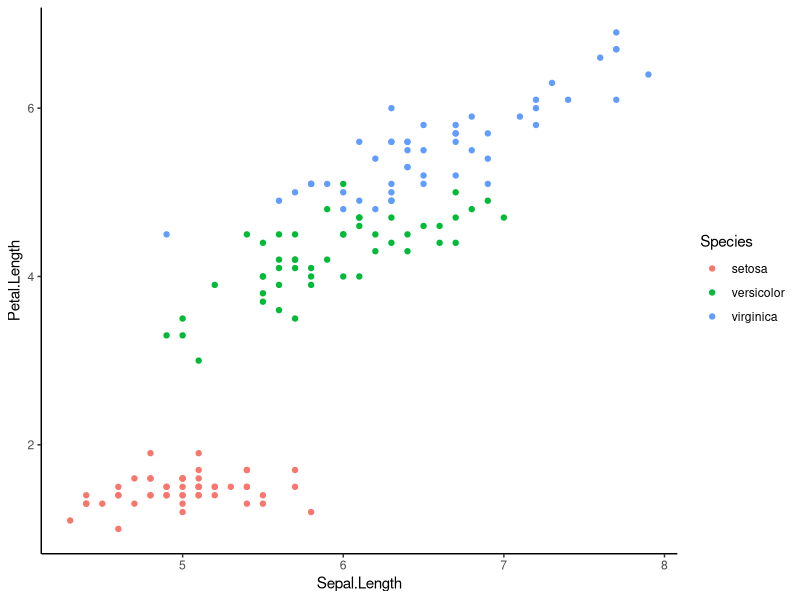

This figure's R source:
###################################################################
# いじっておぼえるR
# 7th. April. 2021
# Yuzuru Utsunomiya, Ph. D.
#
# よく使うキーバインド
# Ctrl+Enter:選択部分を実行
# Ctrl+s:上書き保存
# Ctrl+Shift+c:選択部分をコメントアウト
# 
# くわしいことはHelp -> Cheetsheetsからチートシートをダウンロード

# tidyverseパッケージをインストール
# 1回インストールするだけでよい。起動するたびにしなくてもよい
# インストールさえしてしまえばコメントアウトしてもよい。
# install.packages("tidyverse")

# tidyverseパッケージを読み込む
# 起動するたびにする。
library(tidyverse)

# irisデータで散布図を書いてみる
# irisデータは、統計解析パッケージのお勉強に最もよく使われるデータ
# アヤメの花のパーツ寸法に関するデータ
# オブジェクトに図を代入
iris_scatterplot <- 
  # データをパイプで送り込む
  iris %>% 
  # 作図領域をつくる
  ggplot2::ggplot(
    data = ., 
    aes(
      x = Sepal.Length, # x軸に使う変数
      y = Petal.Length, # y軸に使う変数
      color = Species   # 塗り分けに使う変数
      )
    ) +
  # 散布図を描く。
  geom_point() + 
  # テーマを適用する。
  theme_classic()

# オブジェクトを表示する
iris_scatterplot

# 宿題
# https://kazutan.github.io/fukuokaR11/intro_ggplot2.html
# を眺めて、いろいろ設定をいじって挙動を確認する。
# 結果をggplot2::ggsave()関数を使ってpng形式にて保存、Google chat上に投稿。
# メインタイトルに自分の名前をローマ字で記入すること。

